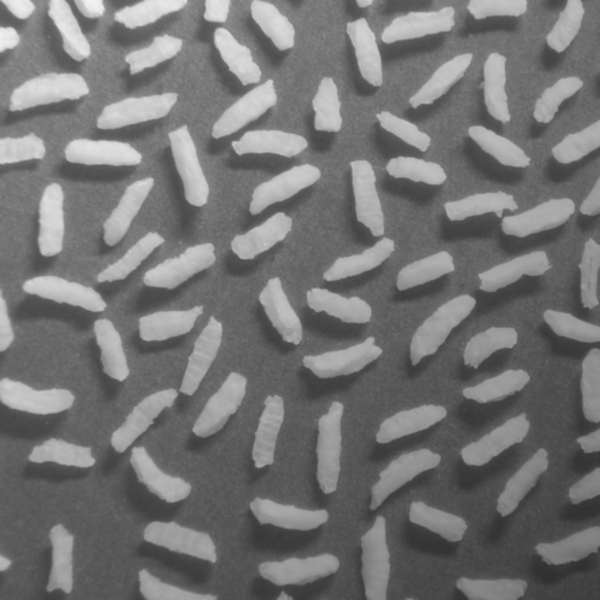
#> input picture images/riceBGgradient.tif, 600 x 600 px
$ jupyter execute Practica3.ipynb
#> lines starting #> are read from the running program, lines starting #| are printed output that depends on the picture; after the words box and inside, x2 and y2 are one past the last pixel; in counts of white or black regions, pixels touching at a corner belong together
# PRÁCTICA 3 || TIV

Primaremente importaremos todos los recursos necesarios para el desarrollo de la práctica.

[cell 1]
import numpy as np
import matplotlib.pyplot as plt

from PIL import Image

from scipy.ndimage import convolve, correlate, uniform_filter, gaussian_filter, median_filter, rotate
from scipy.ndimage import prewitt, sobel, laplace

from skimage import filters
from skimage.data import camera
from skimage.util import random_noise
from skimage import feature, color, data, util, exposure
from skimage.morphology import (square, rectangle, diamond, disk, cube,
                                octahedron, ball, octagon, star,
                                binary_erosion, binary_dilation, binary_opening, binary_closing,
                               remove_small_holes, label, convex_hull_image, skeletonize, thin, reconstruction,
                               opening, closing, dilation, erosion)
from skimage.filters import threshold_otsu

## 1) Leer y representar la imagen riceBGgradient.tif

Primeramente leemos la imagen y la guardamos en una variable, al igual que se ha venido haciendo en anteriores prácticas, para así poder trabajar con ella:

[cell 2]
img1 = Image.open('images/riceBGgradient.tif')
#> img1 is the input picture: PIL image 600x600 L; min 47, max 243, mean 116.4

#Se muestran algunas característica de la image a tratar
print('formato:', img1.format)
#| formato: TIFF
print('(ancho, alto) =', img1.size)
#| (ancho, alto) = (600, 600)
print('modo: ', img1.mode)
#| modo:  L

plt.figure()
plt.imshow(img1, cmap='gray')

## 2) Intenta separar los granos del fondo estableciendo un umbral

Para poder hacer un umbral adecuadamente se deberá ver el histograma de la imagen a tratar para poder tener un criterio a la hora de seleccionar los umbrales.

[cell 3]
img1 = np.array(img1) #Se convierte la imagen en un array de numpy.
#Representación del histograma.
img_hist, bins = exposure.histogram(img1, normalize=False)
#> img_hist = 197 values, max 6008 at index 42, min 2 at index 196, mean 1827.4; bins = 197 values from 47 to 243
plt.plot(bins, img_hist)
plt.axis([0,255, 0, 1.01*img_hist.max()])
plt.title('Histograma')
plt.xlabel('Valor (intensidad)')
plt.ylabel('Frecuencias relativas')
plt.grid()
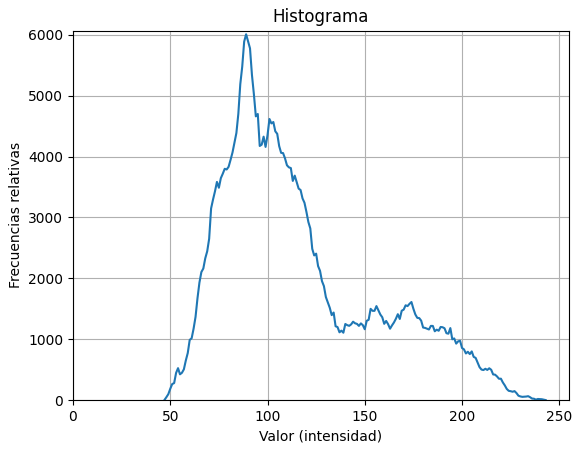
#> figure drawn by matplotlib, 1 panel; curve peaks at x = 89, y = 6008

[cell 4]
#Prueba 1
th1, th2 = 50 , 175 #Umbrales seleccionados para crear la máscara que nos permitirá extraer los granos de arroz.
mask = np.logical_not(np.logical_and(img1[:,:] >= th1, img1[:,:] <= th2)) #Creación de la máscara.
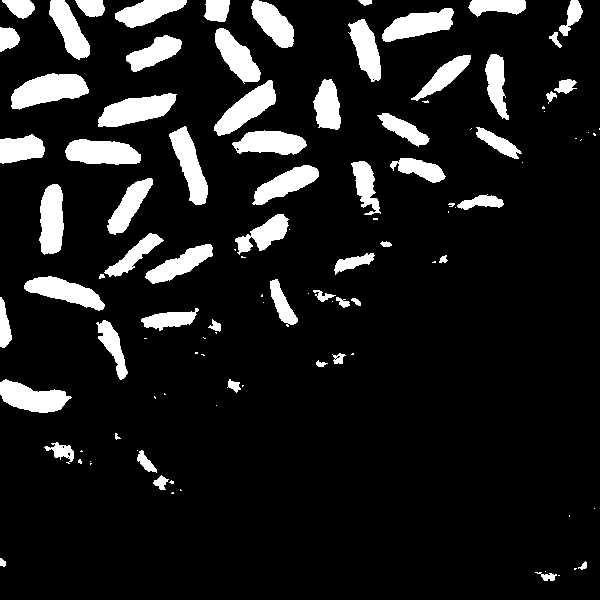
#> mask: shape (600, 600) bool; 11.8% white; 107 white regions (45 under 20 px), largest, box (x1, y1, x2, y2) and area: (11, 73, 89, 110) 1816, (98, 93, 177, 127) 1632, (65, 139, 141, 165) 1529

[cell 5]
plt.imshow(mask, cmap='gray') #Muestra de la máscara.

[cell 6]
img1_1 = np.multiply(img1, mask) #Multiplicación de la máscara con la imagen original para poder extraer los granos.
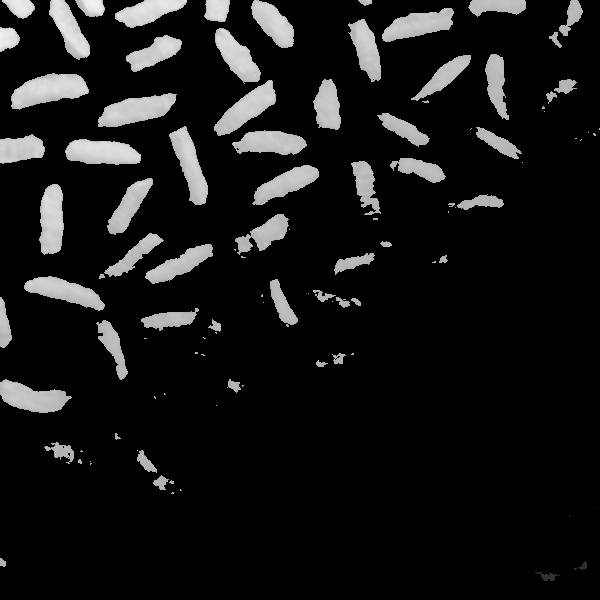
#> img1_1: shape (600, 600); min 0, max 243, mean 22.9
plt.imshow(img1_1, cmap='gray')

[cell 7]
#Prueba 2. Cambio umbrales.
th1, th2 = 50 , 200  #Umbrales seleccionados para crear la máscara que nos permitirá extraer los granos de arroz.
mask = np.logical_not(np.logical_and(img1[:,:] >= th1, img1[:,:] <= th2)) #Creación de la máscara.
#> mask: shape (600, 600) bool; 3.8% white; 67 white regions (37 under 20 px), largest, box (x1, y1, x2, y2) and area: (13, 75, 88, 105) 1272, (66, 140, 140, 162) 1147, (116, 0, 187, 27) 1033
img1_2 = np.multiply(img1, mask) #Multiplicación de la máscara con la imagen original para poder extraer los granos.
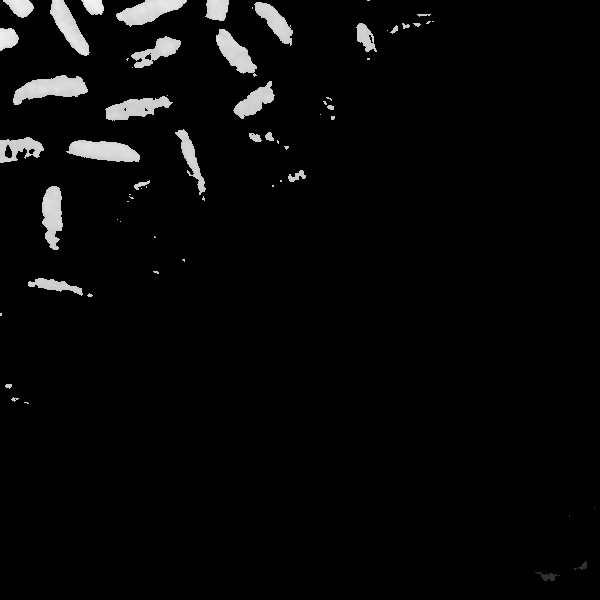
#> img1_2: shape (600, 600); min 0, max 243, mean 7.9
plt.imshow(img1_2, cmap='gray')

[cell 8]
#Prueba 3. Cambio umbrales.
th1, th2 = 100 , 150 #Umbrales seleccionados para crear la máscara que nos permitirá extraer los granos de arroz.
mask = np.logical_not(np.logical_and(img1[:,:] >= th1, img1[:,:] <= th2)) #Creación de la máscara.
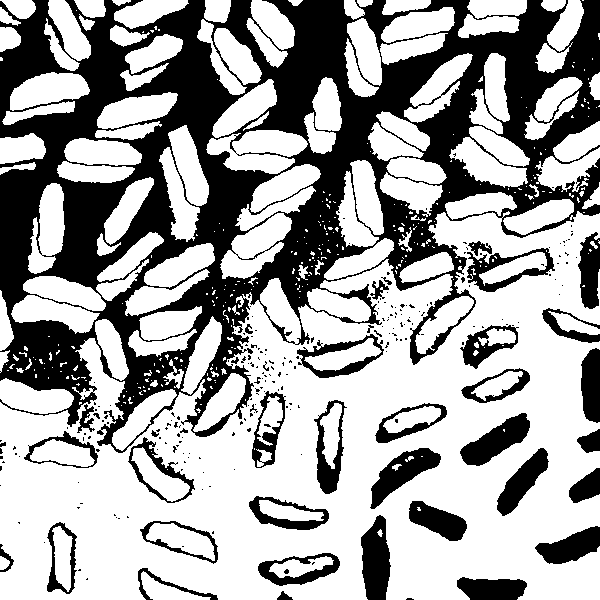
#> mask: shape (600, 600) bool; 63.8% white; 241 black regions (198 under 20 px), largest, box (x1, y1, x2, y2) and area: (0, 0, 600, 453) 101348, (361, 515, 391, 600) 1864, (460, 413, 530, 466) 1734
img1_3 = np.multiply(img1, mask) #Multiplicación de la máscara con la imagen original para poder extraer los granos.
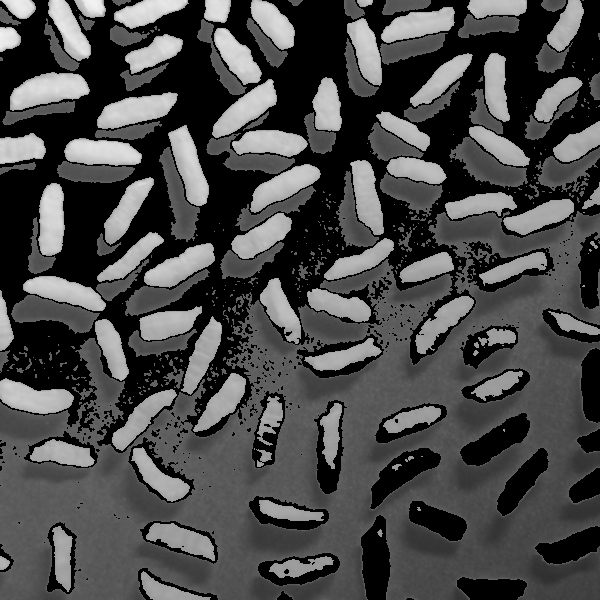
#> img1_3: shape (600, 600); min 0, max 243, mean 73.7
plt.imshow(img1_3, cmap='gray')

A ojo de los resultados, y tras haber hecho tres pruebas distintas con distintos valores, no se consigue un resultado final satisfactorio.

## 3) Como habrás visto, no es posible obtener un resultado satisfactorio debido a la inhomogeneidad en la iluminación. Utiliza una transformación morfológica top-hat para corregir la iluminación, tal y como se ha hecho en clase

[cell 9]
#Se estima la variación de iluminación del fondo con una apertura
fondo = opening(img1, disk(40)) #variable que guarda una apertura de la imagen a tratar con una circunferencia de radio 40.
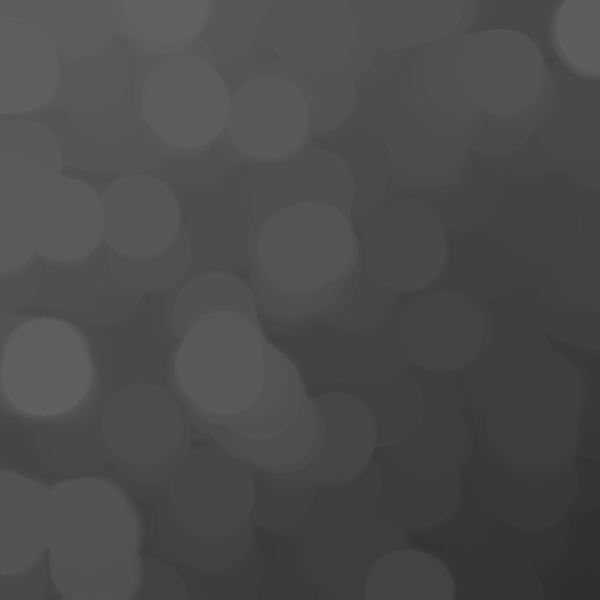
#> fondo: shape (600, 600); min 47, max 97, mean 75.2
plt.imshow(fondo, cmap='gray')

[cell 10]
plt.imshow(img1-fondo, cmap='gray') #Se muestra la homogeneización haciendo una resta entre la imagen a tratar y la variable fondo que se ha creado.
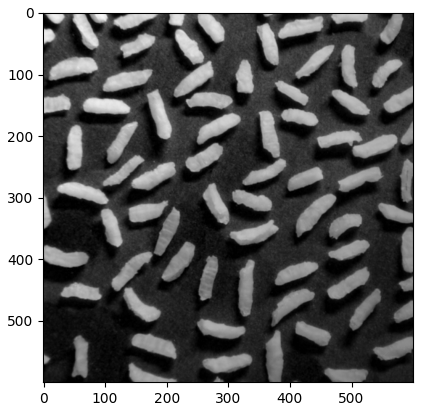
#> figure drawn by matplotlib, 1 panel

## 4) Busca ahora un umbral. Para buscar el umbral, puedes ayudarte con la función “skimage.filters.threshold_otsu”

La manera de proceder para usar la función threshold_otsu se ha basado en la busqueda de información de dicha función dentro de la web de skimage, la cual mediante un ejemplo explica perfectamente como utilizar dicha función.

[cell 11]
thresh = threshold_otsu(img1) #Valor de umbral dado por la función
#> thresh = 134
binary = np.logical_not(img1 <= thresh) #máscara creada con dicho umbral
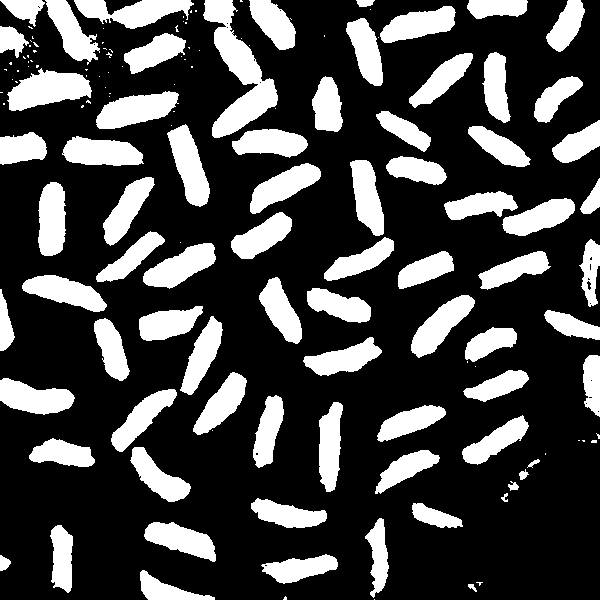
#> binary: shape (600, 600) bool; 26.9% white; 144 white regions (68 under 20 px), largest, box (x1, y1, x2, y2) and area: (203, 0, 278, 138) 4021, (7, 68, 92, 111) 2248, (96, 91, 179, 129) 1981
plt.imshow(binary, cmap= 'gray')

[cell 12]
plt.imshow(np.multiply(img1,binary), cmap= 'gray') #Se multiplica la máscara con la imagen original y se extraen los granos de arroz.
print('El umbral dado por la función otsu es: ', thresh) #Se muestra el valor del threshold hayado por la función.
#| El umbral dado por la función otsu es:  134
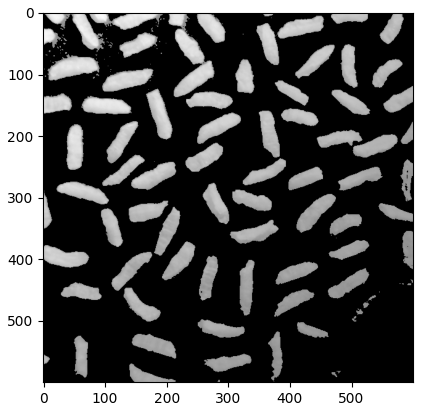
#> figure drawn by matplotlib, 1 panel
